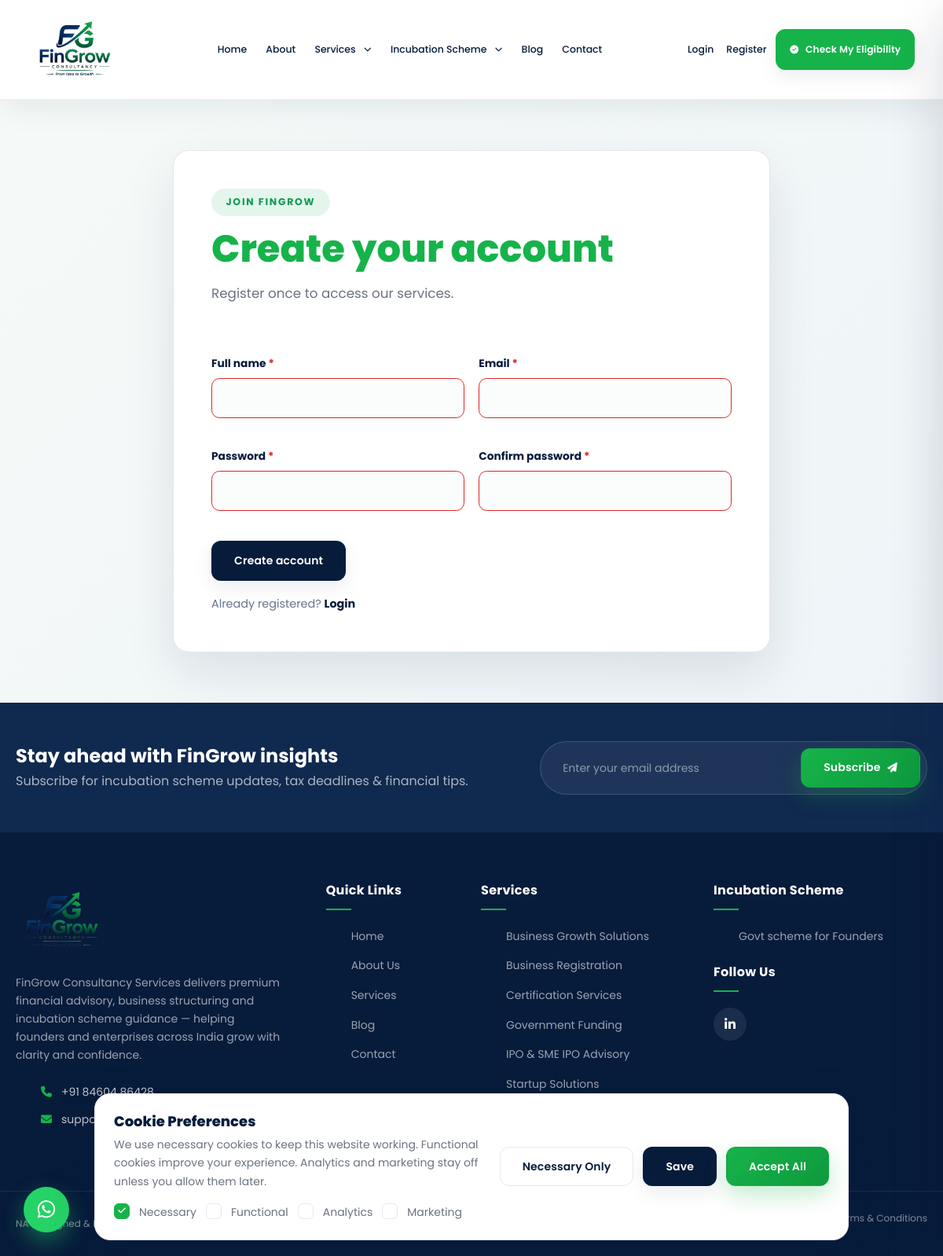
Before: /register/ with the older database file.
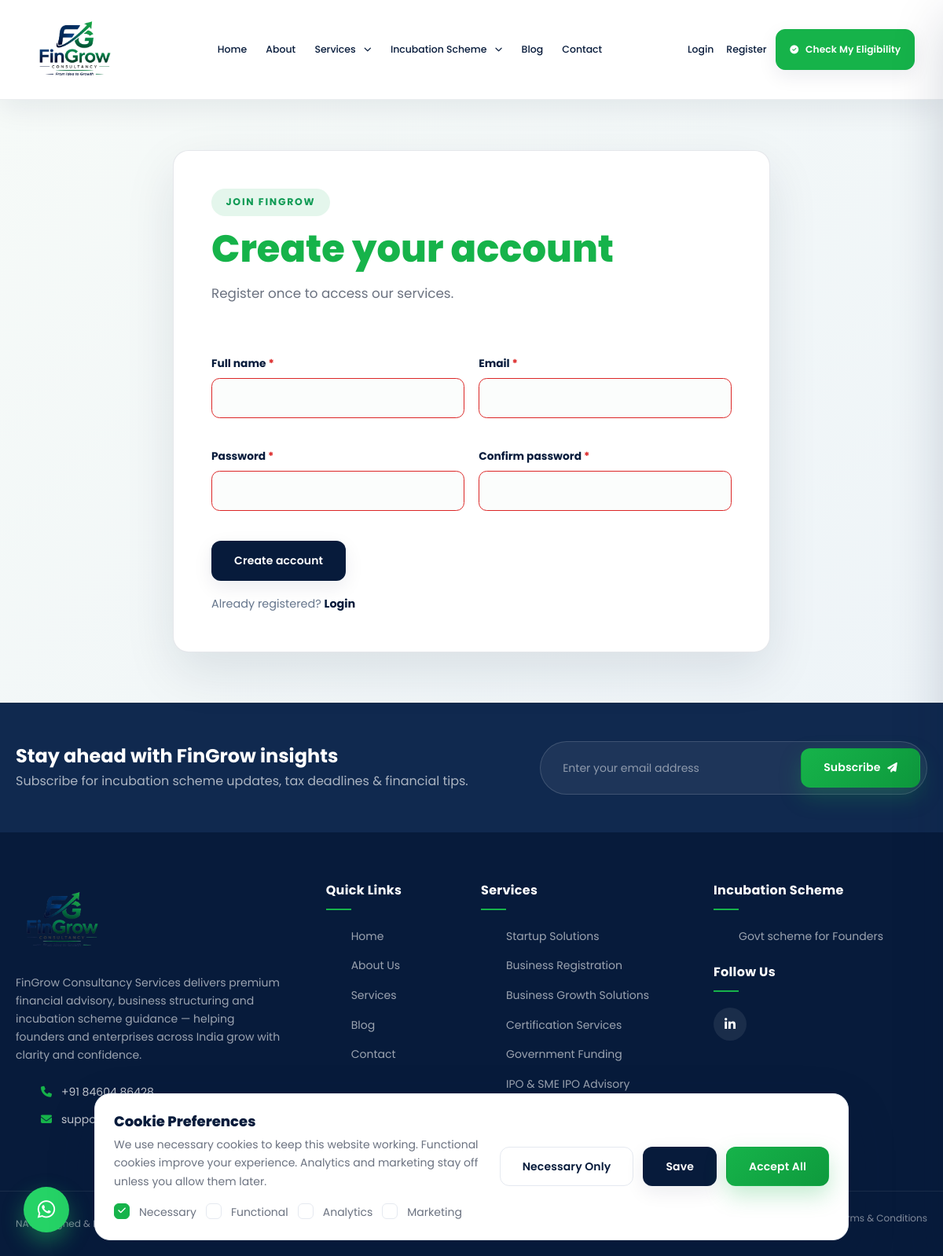
After: the same page with the newer database file.
### website/models.py (models this page shows, shortened)
class WebsiteSettings(models.Model):
    logo = models.ImageField(upload_to="settings/", blank=True, null=True)
    hero_image = models.ImageField(upload_to="settings/", blank=True, null=True)
    about_hero_image = models.ImageField(upload_to="settings/", blank=True, null=True)
    favicon = models.ImageField(upload_to="settings/", blank=True, null=True)
    company_name = models.CharField(max_length=150, default="FinGrow Consultancy Services")
    phone = models.CharField(max_length=30, blank=True)
    alternate_phone = models.CharField(max_length=30, blank=True)
    email = models.EmailField(blank=True)
    whatsapp = models.CharField(max_length=30, blank=True)
    address = models.TextField(blank=True)
    google_maps_embed = models.TextField(blank=True)
    facebook = models.URLField(blank=True)
    instagram = models.URLField(blank=True)
    linkedin = models.URLField(blank=True)
    youtube = models.URLField(blank=True)
    office_hours = models.CharField(max_length=150, blank=True)
    copyright = models.CharField(max_length=255, blank=True)
    meta_title = models.CharField(max_length=255, blank=True)
    meta_description = models.TextField(blank=True)
    meta_keywords = models.TextField(blank=True)
    class Meta:
        verbose_name = "Website Settings"
        verbose_name_plural = "Website Settings"

class ServiceCategory(models.Model):
    name = models.CharField(max_length=150)
    slug = models.SlugField(max_length=170, unique=True)
    description = models.TextField(blank=True)
    image = models.ImageField(upload_to="service-categories/", blank=True, null=True)
    display_order = models.PositiveIntegerField(default=0, help_text="Use 1 for the first category, 2 for the second, 3 for the third, and so on. Lower numbers appear first.")
    is_active = models.BooleanField(default=True)
    created_at = models.DateTimeField(default=timezone.now, editable=False)
    updated_at = models.DateTimeField(auto_now=True)
    class Meta:
        ordering = ["display_order", "name"]
        verbose_name = "Service Category"
        verbose_name_plural = "Service Categories"

class GovernmentScheme(models.Model):
    title = models.CharField(max_length=150)
    slug = models.SlugField(max_length=170, unique=True)
    short_description = models.TextField()
    description = models.TextField(blank=True)
    eligibility = models.TextField(blank=True)
    benefits = models.TextField(blank=True)
    required_documents = models.TextField(blank=True)
    featured_image = models.ImageField(upload_to="government-schemes/", blank=True, null=True)
    display_order = models.PositiveIntegerField(default=0)
    active = models.BooleanField(default=True)
    created_at = models.DateTimeField(default=timezone.now, editable=False)
    updated_at = models.DateTimeField(auto_now=True)
    class Meta:
        ordering = ["display_order", "title"]
        verbose_name = "Government Scheme"
        verbose_name_plural = "Government Schemes"

### website/views.py (the view)
# urls.py: path("register/", views.register, name="register"),
def register(request):
    if request.user.is_authenticated:
        return redirect("home")
    form = RegistrationForm(request.POST or None)
    if request.method == "POST" and form.is_valid():
        user = form.save()
        login(request, user)
        messages.success(request, "Registration successful. You are now signed in.")
        return redirect(_safe_next(request))
    return render(request, "register.html", {"form": form})

### website/forms.py (shortened to what this page needs)
class RegistrationForm(forms.Form):
    input_attrs = {"class": "fg-auth-input"}
    full_name = forms.CharField(max_length=150, widget=forms.TextInput(attrs={**input_attrs, "autocomplete": "name", "required": True}))
    email = forms.EmailField(widget=forms.EmailInput(attrs={**input_attrs, "autocomplete": "email", "required": True}))
    password = forms.CharField(min_length=8, widget=forms.PasswordInput(attrs={**input_attrs, "autocomplete": "new-password", "required": True}))
    confirm_password = forms.CharField(widget=forms.PasswordInput(attrs={**input_attrs, "autocomplete": "new-password", "required": True}))

### website/context_processors.py (called while the page is built, shortened)
def website_settings(request):
    return {
        "website_settings": WebsiteSettings.objects.first(),
        "nav_services": Service.objects.filter(active=True)[:5],
        "nav_categories": ServiceCategory.objects.filter(is_active=True).order_by("display_order", "name"),
        "footer_categories": ServiceCategory.objects.filter(is_active=True).order_by("display_order", "name"),
        "nav_schemes": GovernmentScheme.objects.filter(active=True)[:5],
        "footer_services": Service.objects.filter(active=True)[:6],
        "footer_schemes": GovernmentScheme.objects.filter(active=True)[:6],
    }

def admin_dashboard(request):
    if not request.path.startswith("/admin") or not request.user.is_staff:
        return {}

### templates/register.html (shortened to what this page needs)
{% extends "base.html" %}
{% block content %}
<section class="fg-auth-page"><div class="fg-auth-card"><div class="fg-section-intro"><span class="fg-eyebrow">Join FinGrow</span><h1>Create your account</h1><p>Register once to access our services.</p></div><form method="post" class="fg-auth-form" id="registrationForm" data-validation-url="{% url 'validate_registration_field' %}">{% csrf_token %}{% for field in form %}<div class="fg-auth-field"><label for="{{ field.id_for_label }}">{{ field.label }} <span>*</span></label>{{ field }}<small class="fg-live-validation" aria-live="polite"></small>{% for error in field.errors %}<small class="fg-auth-error">{{ error }}</small>{% endfor %}</div>{% endfor %}<button class="btn fg-btn fg-btn--primary" type="submit">Create account</button><p class="fg-auth-switch">Already registered? <a href="{% url 'login' %}">Login</a></p></form></div></section>
{% endblock %}

### templates/base.html (shortened to what this page needs)
{% load static %}
<!DOCTYPE html>
<html lang="en">
<head>
    <link rel="stylesheet" href="https://cdn.jsdelivr.net/npm/bootstrap@5.3.3/dist/css/bootstrap.min.css">
    <link rel="stylesheet" href="https://cdnjs.cloudflare.com/ajax/libs/font-awesome/6.5.2/css/all.min.css">
    <link rel="stylesheet" href="{% static 'css/style.css' %}">
</head>
<body class="{% block body_class %}{% endblock %}">
<header class="fg-header" id="fgHeader">
    <nav class="navbar navbar-expand-lg fg-navbar" id="fgNavbar">
        <div class="container fg-navbar__inner">
            <a class="navbar-brand fg-logo" href="{% url 'home' %}">
                <img src="{% static 'images/fingrow-logo-transparent.png' %}" alt="FinGrow Consultancy Services" class="fg-logo__img">
            </a>
            <div class="fg-nav-center d-none d-lg-flex">
                <ul class="fg-nav-menu">
                    <li class="fg-nav-item">
                        <a href="{% url 'home' %}" class="fg-nav-link {% block nav_home %}{% endblock %}">Home</a>
                    </li>
                    <li class="fg-nav-item">
                        <a href="{% url 'about' %}" class="fg-nav-link {% block nav_about %}{% endblock %}">About</a>
                    </li>
                    <li class="fg-nav-item fg-has-mega fg-has-dropdown group">
                        <a href="{% url 'services' %}" class="fg-nav-link {% block nav_services %}{% endblock %}">
                            Services <i class="fa-solid fa-chevron-down fg-caret"></i>
                        </a>
                    </li>
                    <li class="fg-nav-item fg-has-dropdown group">
                        <a href="{% url 'government_schemes' %}" class="fg-nav-link {% block nav_schemes %}{% endblock %}">
          Incubation Scheme <i class="fa-solid fa-chevron-down fg-caret"></i>
                        </a>
                    </li>
                    <li class="fg-nav-item">
                        <a href="{% url 'blog' %}" class="fg-nav-link {% block nav_blog %}{% endblock %}">Blog</a>
                    </li>
                    <li class="fg-nav-item">
                        <a href="{% url 'contact' %}" class="fg-nav-link {% block nav_contact %}{% endblock %}">Contact</a>
                    </li>
                </ul>
            </div>
            <div class="fg-nav-right d-none d-lg-flex">
                {% if request.user.is_authenticated %}<a href="{% url 'logout' %}" class="fg-nav-link me-3">Logout</a>{% else %}<a href="{% url 'login' %}" class="fg-nav-link me-3">Login</a><a href="{% url 'register' %}" class="fg-nav-link me-3">Register</a>{% endif %}
                <a href="{% url 'contact' %}" class="btn fg-btn fg-btn--primary">
                    <i class="fa-solid fa-circle-check"></i> Check My Eligibility
                </a>
            </div>
        </div>
    </nav>
</header>
<main id="fgMainContent" class="fg-main">
    {% block content %}{% endblock %}
</main>
<footer class="fg-footer">
    <div class="fg-footer__newsletter">
        <div class="container">
            <div class="fg-newsletter-box" data-aos="fade-up">
                <div class="fg-newsletter-box__text">
                    <h3>Stay ahead with FinGrow insights</h3>
                    <p>Subscribe for incubation scheme updates, tax deadlines &amp; financial tips.</p>
                </div>
                <form class="fg-newsletter-form" id="fgNewsletterForm" method="post" action="{% url 'newsletter_subscribe' %}">
                    <input type="email" name="newsletter_email" class="fg-newsletter-form__input" placeholder="Enter your email address" required>
                    <button type="submit" class="btn fg-btn fg-btn--green">
                        Subscribe <i class="fa-solid fa-paper-plane"></i>
                    </button>
                </form>
            </div>
        </div>
    </div>
    <div class="fg-footer__main">
        <div class="container">
            <div class="row gy-5">
                <div class="col-lg-4 col-md-6">
                    <a href="{% url 'home' %}" class="fg-logo fg-logo--footer">
                        <img src="{% static 'images/fingrow-logo-transparent.png' %}" alt="FinGrow Consultancy Services" class="fg-logo__img">
                    </a>
                    <p class="fg-footer__about">
                        FinGrow Consultancy Services delivers premium financial advisory, business
                        structuring and incubation scheme guidance — helping founders and
                        enterprises across India grow with clarity and confidence.
                    </p>
                    <ul class="fg-footer__contact-list">
                        {% if website_settings.phone %}<li><i class="fa-solid fa-phone" aria-hidden="true"></i> <a href="tel:{{ website_settings.phone }}">{{ website_settings.phone }}</a></li>{% endif %}
                        {% if website_settings.email %}<li><i class="fa-solid fa-envelope" aria-hidden="true"></i> <a href="mailto:{{ website_settings.email }}">{{ website_settings.email }}</a></li>{% endif %}
                    </ul>
                </div>
                <div class="col-lg-2 col-md-6 col-6">
                    <h5 class="fg-footer__heading">Quick Links</h5>
                    <ul class="fg-footer__links">
                        <li><a href="{% url 'home' %}">Home</a></li>
                        <li><a href="{% url 'about' %}">About Us</a></li>
                        <li><a href="{% url 'services' %}">Services</a></li>
                        <li><a href="{% url 'blog' %}">Blog</a></li>
                        <li><a href="{% url 'contact' %}">Contact</a></li>
                    </ul>
                </div>
                <div class="col-lg-3 col-md-6 col-6">
                    <h5 class="fg-footer__heading">Services</h5>
                    <ul class="fg-footer__links">
                        {% for category in footer_categories %}
                        <li><a href="{% url 'service_category' category.slug %}">{{ category.name }}</a></li>
                        {% endfor %}
                    </ul>
                </div>
                <div class="col-lg-3 col-md-6">
                    <h5 class="fg-footer__heading">Incubation Scheme</h5>
                    <ul class="fg-footer__links">
                        {% for scheme in footer_schemes %}
                        <li><a href="{% url 'government_scheme_detail' scheme.slug %}">{{ scheme.title }}</a></li>
                        {% endfor %}
                    </ul>
                    {% if website_settings.facebook or website_settings.linkedin or website_settings.instagram or website_settings.youtube %}<h5 class="fg-footer__heading fg-footer__heading--social">Follow Us</h5>
                    <div class="fg-social-icons">
                        {% if website_settings.linkedin %}<a href="{{ website_settings.linkedin }}" aria-label="LinkedIn"><i class="fa-brands fa-linkedin-in"></i></a>{% endif %}
                    </div>{% endif %}
                </div>
            </div>
        </div>
    </div>
<div class="fg-footer__bottom">
    <div class="container fg-footer__bottom-inner">
        <p class="fg-footer__copyright">
            {% if website_settings.copyright %}
                {{ website_settings.copyright }}
            {% else %}
                &copy; {% now "Y" %} FinGrow Consultancy Services. All rights reserved.
            {% endif %}
            <span class="fg-footer__credit">
                | Designed & Developed by
                <a href="https://a2zclicksdigital.in" target="_blank" rel="noopener noreferrer">
                </a>
            </span>
        </p>
        <ul class="fg-footer__legal">
            <li><a href="{% url 'privacy_policy' %}">Privacy Policy</a></li>
            <li><a href="{% url 'terms' %}">Terms &amp; Conditions</a></li>
        </ul>
    </div>
</div>
{% if website_settings.whatsapp %}<a href="https://wa.me/{{ website_settings.whatsapp }}" target="_blank" rel="noopener noreferrer" class="fg-whatsapp-float" aria-label="Chat with us on WhatsApp">
    <i class="fa-brands fa-whatsapp"></i>
</a>{% endif %}
<section class="fg-cookie-consent" id="fgCookieConsent" aria-label="Cookie consent" aria-hidden="true">
    <div class="fg-cookie-consent__content">
        <h2>Cookie Preferences</h2>
        <p>We use necessary cookies to keep this website working. Functional cookies improve your experience. Analytics and marketing stay off unless you allow them later.</p>
        <div class="fg-cookie-consent__options">
            <label class="fg-checkbox">
                <input type="checkbox" checked disabled>
                <span>Necessary</span>
            </label>
            <label class="fg-checkbox">
                <input type="checkbox" id="fgCookieFunctional">
                <span>Functional</span>
            </label>
            <label class="fg-checkbox">
                <input type="checkbox" id="fgCookieAnalytics">
                <span>Analytics</span>
            </label>
            <label class="fg-checkbox">
                <input type="checkbox" id="fgCookieMarketing">
                <span>Marketing</span>
            </label>
        </div>
    </div>
    <div class="fg-cookie-consent__actions">
        <button type="button" class="btn fg-btn fg-btn--outline" id="fgCookieReject">Necessary Only</button>
        <button type="button" class="btn fg-btn fg-btn--primary" id="fgCookieSave">Save</button>
        <button type="button" class="btn fg-btn fg-btn--green" id="fgCookieAccept">Accept All</button>
    </div>
</section>
<div class="toast-container position-fixed bottom-0 end-0 p-3 fg-toast-container" id="fgToastContainer" aria-live="polite" aria-atomic="true"></div>
</body>
</html>

Changed rows visible on the page:
changed ServiceCategory "Startup Solutions": moves up the list
changed ServiceCategory "Business Registration": moves down the list
